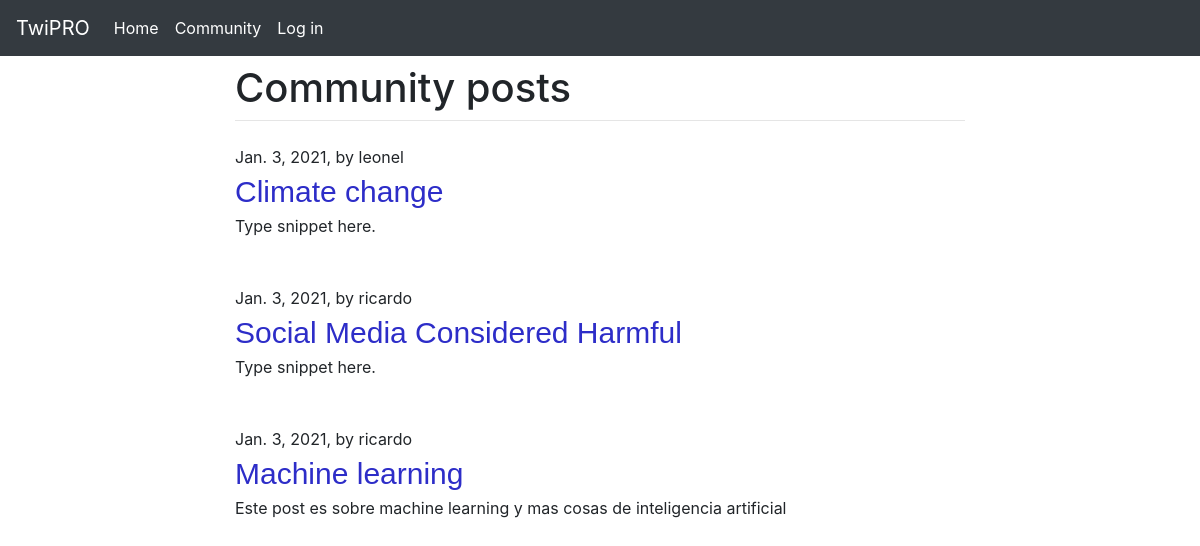
Screenshot of /view/ with the database file from the repository.
### main/models.py (models this page shows, shortened)
class Post(models.Model):
    title = models.CharField(max_length=255)
    image = models.ImageField(null=True, blank=True, upload_to="iamges/")
    author = models.ForeignKey(User, on_delete=models.CASCADE)
    snippet = models.CharField(max_length=400, default="")
    body = RichTextField(blank=True, null=True)
    post_date = models.DateField(auto_now_add=True)
    likes = models.ManyToManyField(User, related_name="blog_posts")

### main/views.py (the view)
# urls.py: path("view/", HomeView.as_view(), name="view"),
class HomeView(ListView):
    model = Post
    template_name = "main/view.html"
    ordering = ["-post_date"]
    def get_context_data(self, *args, **kwargs):
        context = super(HomeView, self).get_context_data(*args, **kwargs)
        return context

### main/templates/main/view.html (shortened to what this page needs)
{% extends "main/base.html" %}
{% block name %}Community posts{% endblock %}
{% block content %}
    <div>
        {% for post in object_list %}
            {{ post.post_date }}, by {{ post.author}} <br>
            <a id="post" href="{% url 'article-detail' post.pk %}">
                {{post.title }} </a> <br> {{ post.snippet }}
            <br>
            <br><br/>
        {% endfor%}
    </div>
{% endblock %}

### main/templates/main/view.html (style rules this page uses)
#post { font-size: 30px; font-family: Arial, Helvetica, sans-serif; color: rgb(45, 45, 200); }

### rows the page displays
Post: post_date "Jan. 3, 2021", author "leonel", title "Climate change", snippet "Type snippet here."
Post: post_date "Jan. 3, 2021", author "ricardo", title "Social Media Considered Harmful", snippet "Type snippet here."
Post: post_date "Jan. 3, 2021", author "ricardo", title "Machine learning", snippet "Este post es sobre machine learning y mas cosas de inteligencia artificial"
